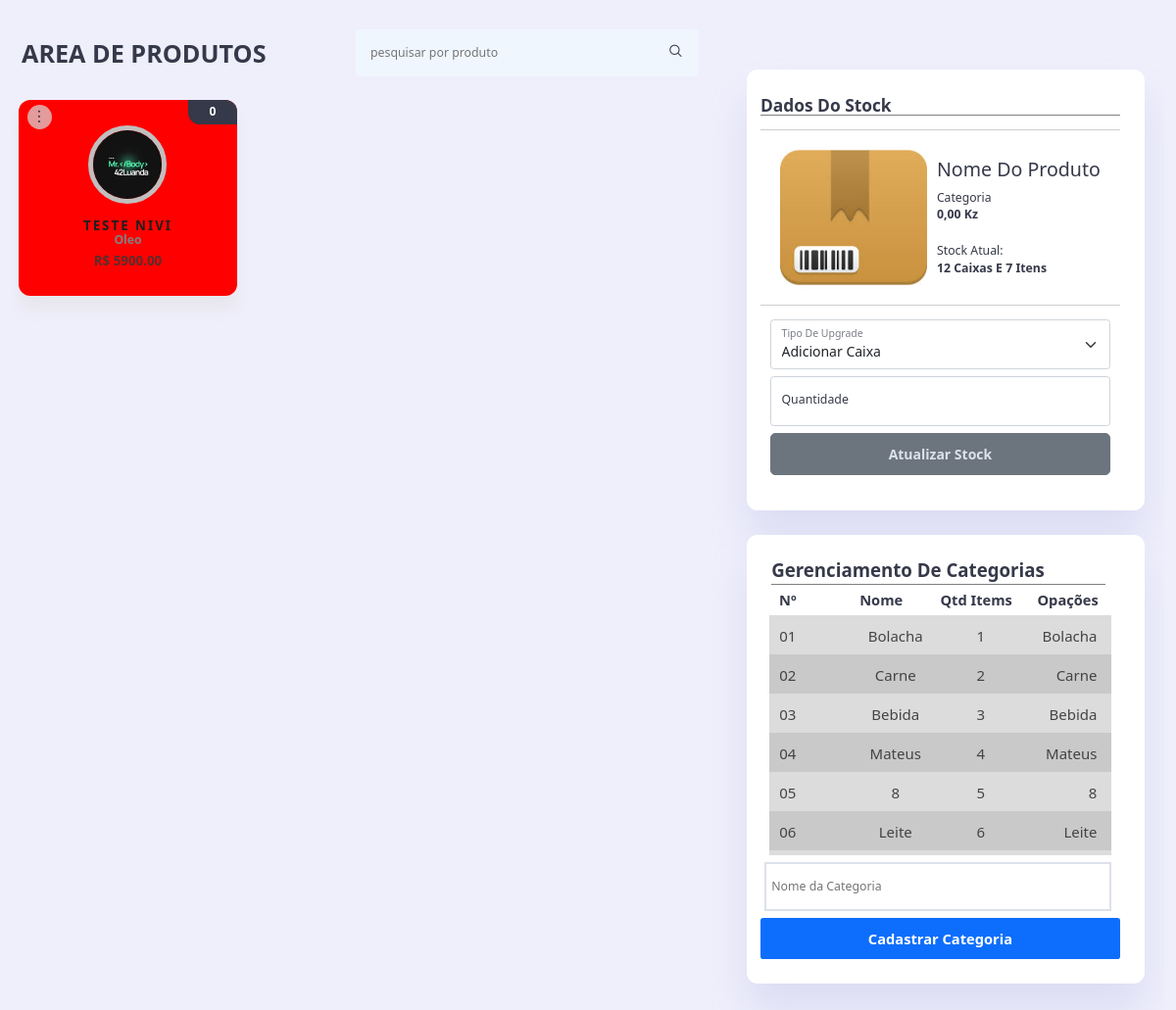
The page /stock/ (signed in) on the database its author committed.
### tables this page shows
CREATE TABLE "stock" (
	"id"	INTEGER PRIMARY KEY AUTOINCREMENT,
	"name"	TEXT,
	"category"	TEXT,
	"preco_compra"	REAL,
	"qtd_padrao"	INTEGER,
	"total_itens"	INTEGER,
	"preco_venda"	REAL,
	"barcode"	TEXT
);

CREATE TABLE "category" (
	"id"	INTEGER,
	"nome"	TEXT,
	PRIMARY KEY("id" AUTOINCREMENT)
);

### route/stock.py (the view)
@stock_bp.route('/')
@login_required
def index():
    SumTotal = 19000
    reportList = query.select_data('SELECT * FROM stock')
    category = query.select_data('SELECT * FROM category ORDER BY id ASC')
    return render_template('stock/stock.html', data=reportList,cat=category ,total=SumTotal, string=str)

### classes/easyLite.py (called while the page is built)
    def select_data(self, query):
        conn = sqlite3.connect(self.db_path)
        cursor = conn.cursor()
        cursor.execute(query)
        result = cursor.fetchall()
        conn.close()
        return result

### route/stock.py (called while the page is built)
def login_required(f):
    @wraps(f)
    def decorated_function(*args, **kwargs):
        if 'logged_in' not in session:
            return redirect(url_for('login'))
        elif session['user']['accounttype'] != "admin":
            return redirect(url_for('vendas.index'))
        return f(*args, **kwargs)
    return decorated_function

### templates/stock/stock.html (shortened to what this page needs)
<!DOCTYPE html>
<html lang="en">
<head>
    <link rel="stylesheet" href="{{ url_for('static', filename='./vendor/Booststrap/bootstrap.min.css') }}">
    <link rel="stylesheet" href="{{ url_for('static', filename='./vendor/icons/css/uicons-regular-rounded.css') }}">
    <link rel="stylesheet" href="{{ url_for('static', filename='./assets/css/main.css') }}">
    <link rel="stylesheet" href="{{ url_for('static', filename='./assets/css/style.add.css') }}">
    <link rel="stylesheet" href="{{ url_for('static', filename='./assets/css/style.home.css') }}">
    <link rel="stylesheet" href="{{ url_for('static', filename='./assets/css/style.Produtos.css') }}">
    <link rel="stylesheet" href="{{ url_for('static', filename='./assets/css/mobile.css') }}">
</head>
<body>
    <div class="contain" id="Produtos" style="height: 100%;">
        <main id="main" style="overflow: hidden;">
            <div class="header-stcok">
                <h1 class="heading">Area de Produtos</h1>
                <div class="campo_busca">
                    <input type="text" name="" id="pesquisa" placeholder="pesquisar por produto">
                    <i class='image fi-rr-search'></i>
                </div>
            </div>
            <div class="list_products">
                {% for row in data %}
                {% if row[5] <= 0 %} {% set card_color="red" %} {% endif %} <div class="card"
                    style="background:{{ card_color }}" data-nome="{{ row[1] }}" data-categoria="{{ row[2] }}"
                    data-preco="{{ row[6] }}" data-id="{{ row[7] }}" data-caixa="{{ row[5] }}">
                    <div class="profile-photo">
                        <img id="{{ row[5] }}"
                            src="{{ url_for('static', filename='post/produtos/' + string(row[7]) + '.png') }}">
                    </div>
                    <div class="texto">
                        <h2 id="{{ row[5] }}nomeProd">{{ row[1] }}</h2>
                        <h3 style="--i: 5px;" class="category"><span id="{{ row[5] }}catProd">{{ row[2] }}</span></h3>
                        <h3 id="{{ row[5] }}QtdProd" class="qtd" style="--i: 1.4rem;">
                            {% if row[4] != 0 %}
                            {% set num_caixas = row[5] // row[4] %}
                            {% set num_restantes = row[5] % row[4] %}
                            {% if num_restantes == 0 %}
                            {{ num_caixas }}
                            {% else %}
                            {{ num_caixas }}/{{ num_restantes }}
                            {% endif %}
                            {% else %}
                            {{ "erro" }}
                            {% endif %}
                        </h3>
                        <h1>R$ {{ "%.2f"|format(row[6]) }}</h1>
                    </div>
                    <i id="btn_option" class="fi-rr-menu-dots-vertical"></i>
            </div>
            {% endfor %}
    </div>
    </main>
    <div id="right" class="right produtos">
        <div class="recent-updates">
            <div class="updates">
                <h1 class="header-line" style=" --i:13pt;--b: 1px;">Dados do Stock</h1>
                <hr>
                <div>
                    <div style="display:flex;    justify-content: center;align-items: center;">
                        <img src="{{ url_for('static', filename='assets/image/posts/produtos/box.jpg') }}"
                            id="preview_image" alt="" style="width: 150px;height: 150px;">
                        <div style="display: flex;flex-direction: column;margin-left: 10px;">
                            <h2 id="preview_nome">Nome do produto</h2>
                            <h3 id="preview_categoria">categoria</h3>
                            <span><strong id="preview_preco">0,00 kz</strong></span><br>
                            <div>
                                <span>Stock atual: <br> <strong id="preview_stock">12 caixas e 7 itens</strong></span>
                            </div>
                        </div>
                    </div>
                    <hr>
                    <form onsubmit="upgrade(); return false" class="upgrade_stock">
                        <div class="form-floating">
                            <select class="form-select" name="input_add_cat" id="floatingSelectGrid2" required>
                                <option class="inputGetcatProd" value="c" selected>Adicionar Caixa</option>
                            </select>
                            <label for="floatingSelectGrid">Tipo de upgrade</label>
                        </div>
                        <div class="form-floating">
                            <input type="number" class="form-control inputGetnomeProd" name="input_add_nome"
                                id="floatingInputInvalid2" placeholder="example" required>
                            <label for="floatingInputInvalid">Quantidade</label>
                        </div>
                        <button class="btn btn-secondary" style="border-radius: 5px;">Atualizar Stock</button>
                    </form>
                </div>
            </div>
        </div>
        <div class="recent-updates">
            <br>
            <div class="updates">
                <div class="top">
                    <h1>Gerenciamento de Categorias</h1>
                </div>
                <form action="{{ url_for('stock.newcategory') }}" method="post" class="body">
                    <div class="table_titles">
                        <i>Nº</i>
                        <i>Nome</i>
                        <i>Qtd Items</i>
                        <i>Opações</i>
                    </div>
                    <div class="lista_category">
                        {% for row in cat %}
                        <div>
                            <span>0{{row[0]}}</span>
                            <span>{{row[1]}}</span>
                            <span>{{row[0]}}</span>
                            <span>{{row[1]}}</span>
                        </div>
                        {% endfor%}
                    </div>
                    <div class="double m">
                        <input class="inputCategoria" type="text" name="nome" id="" placeholder="Nome da Categoria"
                            required>
                    </div>
                    <button type="submit" class="btn-primary">
                        Cadastrar Categoria
                    </button>
                </form>
            </div>
        </div>
    </div>
    </div>
</body>
</html>

### static/assets/css/main.css (style rules this page uses)
:root { --color-primary: #7380ec; --color-danger: #ff7782; --color-sucess: rgb(49, 175, 49); --color-warning: #ffbb55; --color-white: #fff; --color-info-dark: #7d8da1; --color-info-light: #dce1eb; --color-dark: #363949; --color-light: rgba(132,139,200,0.18); --color-dark-variant: #677483; --color-background: #eeeefce3; --card-border-radius: 2rem; --border-radius-1: 0.4rem; --border-radius-2: 0.8rem; --border-radius-3: 0.2rem; --card-padding: 1.8rem; --padding-1: 1.2rem; --box-shadow: 0 2rem 3rem var(--color-light); }
* { margin: 0; padding: 0; outline: 0; appearance: none; border: 0; text-decoration: none; list-style: none; }
html { font-size: 14px; }
img { display: block; width: 100%; }
h1 { font-weight: 800; font-size: 1.8rem; }
h2 { font-size: 1.4rem; }
h3 { font-size: 0.87rem; }
.profile-photo { width: 2.8rem; height: 2.8rem; border-radius: 50%; border-radius: 50%; overflow: hidden; z-index: 56; }
.btn-primary { text-decoration: none; padding: 10px; border-radius: var(--border-radius-3); width: 100%; text-align: center; font-weight: 666; font-size: 11pt; }
.btn-secondary { padding: 10px; font-weight: 666; color: var(--color-info-light); }
.header-line { position: relative; width: 100%; text-align: left; font-size: var(--i); border-bottom: var(--b) solid gray; }
body { width: 100vw; height: 100vh; font-size: 0.88rem; background: var(--color-background); user-select: none; overflow-x: hidden; color: var(--color-dark); }
@media only screen and (min-width:998px) { .right .recent-updates { margin-top: .5rem; } }

### static/assets/css/style.add.css (style rules this page uses)
.form-floating { width: 100%; margin-bottom: .5rem; }

### static/assets/css/style.home.css (style rules this page uses)
main { padding-right: 1rem; padding-top: 1.4rem; }
.right { margin-top: 4rem; }
.right .recent-updates { margin-top: 1rem; }
.right .recent-updates h2 { margin-bottom: 0.8rem; }
.right .recent-updates .updates { background: var(--color-white); padding: var(--card-padding); border-radius: var(--border-radius-2); box-shadow: var(--box-shadow); transition: all 300ms ease; }
@media only screen and (min-width:998px) { .contain { display: grid; width: 98%; height: 100vh; margin: 0 auto; gap: 1.8rem; grid-template-columns: auto 25rem; } }
@media only screen and (min-width:998px) { .right .recent-updates { margin-top: .5rem; } }

### static/assets/css/mobile.css (style rules this page uses)
@media screen and (min-width: 999px) and (max-width: 1480px) { .contain { width: 100%; padding-right:20px; position: relative; grid-template-columns:auto 18rem; overflow-x: hidden; } }
@media screen and (min-width: 999px) and (max-width: 1480px) { .right { margin-top: 4.6rem; } }
@media screen and (min-width: 999px) and (max-width: 1480px) { .list_products { grid-template-columns: 1fr 1fr 1fr ; } }

### templates/stock/stock.html (style rules this page uses)
.upgrade_stock { display: flex; flex-direction: column; margin: 10px; }
.header-stcok { display: flex; justify-content: space-between; padding: 10px; text-transform: uppercase; align-items: center; }
.campo_busca { display: flex; align-items: center; contain: content; }
.campo_busca input { background-color: rgba(240, 248, 255, 0.743); width: 350px; padding: 15px; border-radius: 4px; }
.campo_busca i { position: absolute; right: 5%; }

### rows shown on the page
stock: barcode (picture), name "TESTE NIVI", category "Oleo", total_itens "0"
category: id "1", nome "Bolacha"
category: id "2", nome "Carne"
category: id "3", nome "Bebida"
category: id "4", nome "Mateus"
category: id "5", nome "8"
category: id "6", nome "Leite"
